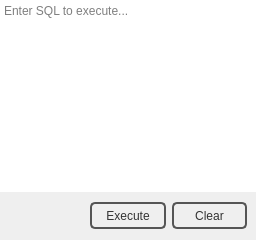
           <widget class="QWidget" name="query">
            <layout class="QVBoxLayout" name="verticalLayout_4">
             <property name="spacing">
              <number>0</number>
             </property>
             <property name="leftMargin">
              <number>0</number>
             </property>
             <property name="topMargin">
              <number>0</number>
             </property>
             <property name="rightMargin">
              <number>0</number>
             </property>
             <property name="bottomMargin">
              <number>0</number>
             </property>
             <item>
              <widget class="QPlainTextEdit" name="txtQuery">
               <property name="styleSheet">
                <string notr="true">background-color: rgb(255, 255, 255);</string>
               </property>
               <property name="frameShape">
                <enum>QFrame::NoFrame</enum>
               </property>
               <property name="placeholderText">
                <string>Enter SQL to execute...</string>
               </property>
              </widget>
             </item>
             <item>
              <widget class="QFrame" name="frame_7">
               <property name="minimumSize">
                <size>
                 <width>0</width>
                 <height>48</height>
                </size>
               </property>
               <property name="styleSheet">
                <string notr="true">QPushButton {
color: #333;
border: 2px solid #555;
border-radius: 5px;
padding: 5px;
background: qradialgradient(cx: 0.3, cy: -0.4,
fx: 0.3, fy: -0.4,
radius: 1.35, stop: 0 #fff, stop: 1 #888);
}

QPushButton:hover {
background: qradialgradient(cx: 0.3, cy: -0.4,
fx: 0.3, fy: -0.4,
radius: 1.35, stop: 0 #fff, stop: 1 #bbb);
}

QPushButton:pressed {
background: qradialgradient(cx: 0.4, cy: -0.1,
fx: 0.4, fy: -0.1,
radius: 1.35, stop: 0 #fff, stop: 1 #ddd);
}

#frame_7 {
border: none;
background: qlineargradient(x1: 0, y1: 0, x2: 0, y2: 1,
stop: 0.08 #7a7a7a,
stop: 0.39999 #717171, stop: 0.4 #626262,
stop: 0.9 #4c4c4c, stop: 1 #333333);
}

QComboBox {
color: #333;
border: 2px solid #555;
border-radius: 5px;
padding: 5px;
background: qradialgradient(cx: 0.3, cy: -0.4,
fx: 0.3, fy: -0.4,
radius: 1.35, stop: 0 #fff, stop: 1 #888);
min-width: 80px;
}

QComboBox::drop-down {
	subcontrol-origin: padding;
	subcontrol-position: top right;
	width: 25px;
 
	border-top-right-radius: 3px;
	border-bottom-right-radius: 3px;
}

QComboBox::down-arrow {
	image: url(:/images/cmbbox_arrow.png);
}

QComboBox:hover {
background: qradialgradient(cx: 0.3, cy: -0.4,
fx: 0.3, fy: -0.4,
radius: 1.35, stop: 0 #fff, stop: 1 #bbb);
}

QComboBox:pressed {
background: qradialgradient(cx: 0.4, cy: -0.1,
fx: 0.4, fy: -0.1,
radius: 1.35, stop: 0 #fff, stop: 1 #ddd);
}

QLineEdit {
color: #333;
border: 2px solid #555;
border-radius: 5px;
padding: 5px;
background: qradialgradient(cx: 0.3, cy: -0.4,
fx: 0.3, fy: -0.4,
radius: 1.35, stop: 0 #eee, stop: 1 #ddd);
min-width: 80px;
}

QLineEdit:hover {
background-color: rgb(255, 255, 255);
}

QLineEdit:pressed {
background: qradialgradient(cx: 0.4, cy: -0.1,
fx: 0.4, fy: -0.1,
radius: 1.35, stop: 0 #fff, stop: 1 #ddd);
}
</string>
               </property>
               <property name="frameShape">
                <enum>QFrame::NoFrame</enum>
               </property>
               <property name="frameShadow">
                <enum>QFrame::Raised</enum>
               </property>
               <layout class="QHBoxLayout" name="horizontalLayout_3">
                <property name="spacing">
                 <number>6</number>
                </property>
                <property name="leftMargin">
                 <number>9</number>
                </property>
                <property name="topMargin">
                 <number>0</number>
                </property>
                <property name="rightMargin">
                 <number>9</number>
                </property>
                <property name="bottomMargin">
                 <number>0</number>
                </property>
                <item>
                 <widget class="QFrame" name="frame_8">
                  <property name="styleSheet">
                   <string notr="true">border: none;
background: qlineargradient(x1: 0, y1: 0, x2: 0, y2: 1,
stop: 0.08 #7f7f7f,
stop: 0.39999 #717171, stop: 0.4 #626262,
stop: 0.9 #4c4c4c, stop: 1 #333333);
</string>
                  </property>
                  <property name="frameShape">
                   <enum>QFrame::NoFrame</enum>
                  </property>
                  <property name="frameShadow">
                   <enum>QFrame::Raised</enum>
                  </property>
                 </widget>
                </item>
                <item>
                 <widget class="QPushButton" name="pushButton_5">
                  <property name="minimumSize">
                   <size>
                    <width>0</width>
                    <height>0</height>
                   </size>
                  </property>
                  <property name="maximumSize">
                   <size>
                    <width>85</width>
                    <height>27</height>
                   </size>
                  </property>
                  <property name="text">
                   <string>Execute</string>
                  </property>
                  <property name="icon">
                   <iconset resource="pms_resources.qrc">
                    <normaloff>:/images/execute.png</normaloff>:/images/execute.png</iconset>
                  </property>
                  <property name="iconSize">
                   <size>
                    <width>24</width>
                    <height>24</height>
                   </size>
                  </property>
                 </widget>
                </item>
                <item>
                 <widget class="QPushButton" name="pushButton_6">
                  <property name="minimumSize">
                   <size>
                    <width>0</width>
                    <height>0</height>
                   </size>
                  </property>
                  <property name="maximumSize">
                   <size>
                    <width>85</width>
                    <height>27</height>
                   </size>
                  </property>
                  <property name="styleSheet">
                   <string notr="true"/>
                  </property>
                  <property name="text">
                   <string>Clear</string>
                  </property>
                  <property name="icon">
                   <iconset resource="pms_resources.qrc">
                    <normaloff>:/images/clear.png</normaloff>:/images/clear.png</iconset>
                  </property>
                  <property name="iconSize">
                   <size>
                    <width>24</width>
                    <height>24</height>
                   </size>
                  </property>
                 </widget>
                </item>
               </layout>
              </widget>
             </item>
            </layout>
           </widget>
